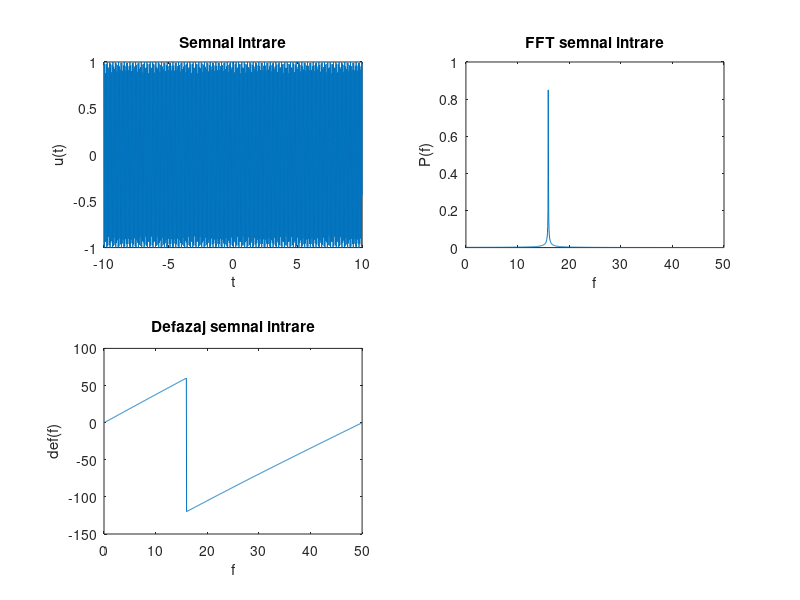
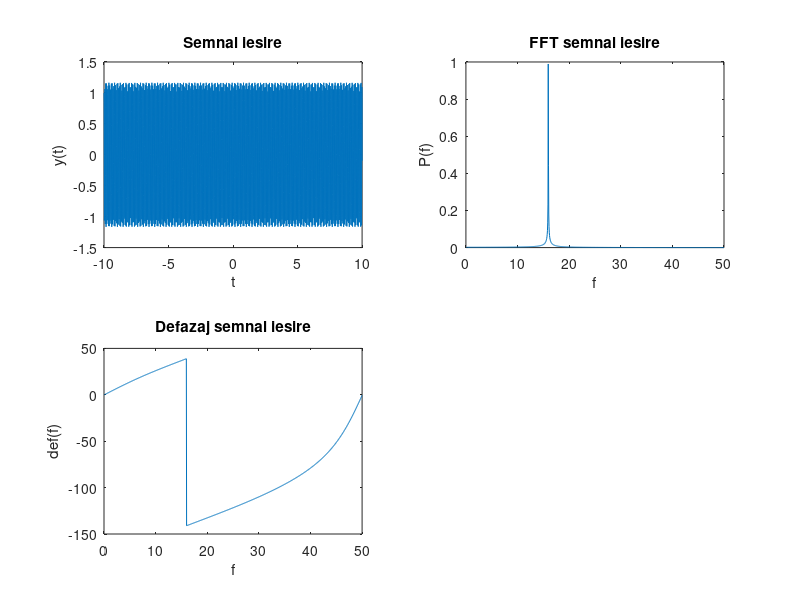

MATLAB code for these plots, in order:
function Problema1

    t = -10:0.01:10;
    k = 100;
    
    %daca i se da lui h forma unei functii original,
    %atunci se poate studia modificarea amplitudinii
    %si a defazajului in urma convolutiei prin fft
    
    %altfel, valorile semnalului in urma convolutiei
    %vor fi foarte mari, din cauza exponentialei pentru
    %t < 0
    for i = 1:length(t)
        if t(i) < 0
            h(i) = 0; %h functie original
        else
            h(i) = exp( (-1) * k * t(i));
        end
    end
    u = cos(100 * t + pi / 3); %semnal intrare
    H = conv(h,u,'same');
    Fs = 100; %frecventa de sample pentru fft
    L = 2000; %numarul de sample-uri
    f = Fs *(1:(L/2))/L; %vector de frecvente, va fi axa in grafice 

    %fft(u) merge cel mai bine L putere a lui 2
    %pentru ca L nu este putere a lui 2, se alege forma
    Y = fft(u,L); 
    P2 = abs(Y/L);
    P1 = P2(1:L/2+1);
    P1(2:end-1) = 2 * P1(2:end-1); %axa pentru amplitudine
    
    
    threshold = max(abs(Y))/10000; %toleranta numere mici
    Y1 = Y;
    %se scot din Y numerele foarte mici; ele perturba arctangenta
    Y1(abs(Y) < threshold) = 0; 
    
    %calculul fazei in grade
    %unghiul aferent lui Y(i) este argumentul sau
    
    p = angle(Y1) * 180 / pi;  
    
    figure(1)
    subplot(2,2,1);
    plot(t,u);
    xlabel('t');
    ylabel('u(t)');
    title('Semnal intrare');
    
    subplot(2,2,2);
    plot(f, P1(1:length(f)));
    xlabel('f');
    ylabel('P(f)');
    title('FFT semnal intrare')
    
    subplot(2,2,3)
    plot(f,p(1:length(f)));
    xlabel('f');
    ylabel('def(f)');
    title('Defazaj semnal intrare');


    %se procedeaza la fel pentru semnalul de iesire
    %in urma convolutiei
    Y2 = fft(H,L);
    P2 = abs(Y2/L);
    P1 = P2(1:L/2+1);
    P1(2:end-1) = 2*P1(2:end-1); 
    threshold = max(abs(Y2))/10000;
    Y3 = Y2;
    Y3(abs(Y2) < threshold) = 0;
    p1 = angle(Y3) * 180 / pi;
  

    figure(2)

    subplot(2,2,1);
    plot(t,H(1:length(t)));
    xlabel('t');
    ylabel('y(t)');
    title('Semnal iesire');
    
    subplot(2,2,2);
    plot(f, P1(1:length(f)));
    xlabel('f');
    ylabel('P(f)');
    title('FFT semnal iesire');

    subplot(2,2,3);
    plot(f,p1(1:length(f)));
    xlabel('f');
    ylabel('def(f)');
    title('Defazaj semnal iesire');
    
    %OBSERVATII IN GRAFICE
    %semnalul de intrare u = 1 * cos( 100 * t + pi/3)
    
    
    %pe semnalul original amplitudinea este aproape de 1
    %(P1(2:end-1) = 2 * P1(2:end-1); dubleaza eroarea de dupa fft)
    %frecventa este in jurul lui 16, iar 16 * 2 *pi ~ 100;
    %defazajul este de 60, respectiv -130, pentru f = 16;
    %(e posibil sa fie probleme de cadran)
    %se observa ca semnalul de intrare a fost descompus corect
    
    %in urma convolutiei, pentru k = {20,60,100}
    
    %amplitudinea creste, ramane in jurul lui 1
    %(creste in 20 si in 60, dar scade putin in 100)
    %defazajul se modifica, insa stiu sa explic cum si de ce

end